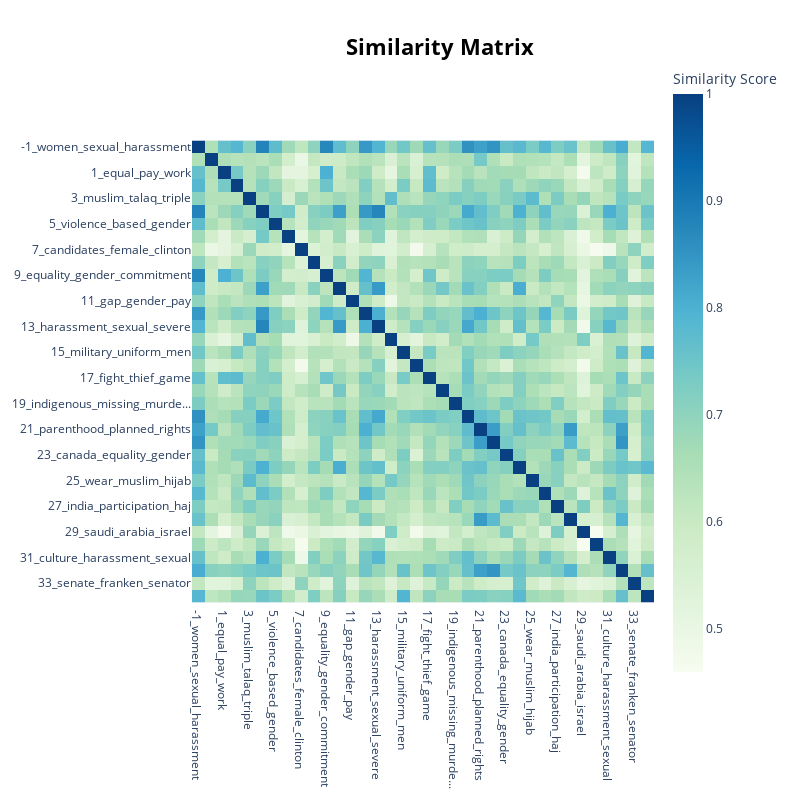

Notebook cell for this chart:
### Code cell
fig5

### Figure 1 — Plotly figure (JSON) as saved in the notebook; plotly's stock layout.template omitted (floating-point values rounded to 4 significant figures; data arrays with more than 128 entries replaced by an {"elided": "..."} marker saying what was removed)
{"data": [{"coloraxis": "coloraxis", "hovertemplate": "x: %{x}<br>y: %{y}<br>Similarity Score: %{z}<extra></extra>", "name": "0", "type": "heatmap", "x": ["-1_women_sexual_harassment", "0_child_care_families", "1_equal_pay_work", "2_sport_sports_equal", "3_muslim_talaq_triple", "4_workplace_harassment_sexual", "5_violence_based_gender", "6_students_sexual_university", "7_candidates_female_clinton", "8_film_hollywood_films", "9_equality_gender_commitment", "10_harassment_sexual_allega...", "11_gap_gender_pay", "12_discrimination_sex_trans...", "13_harassment_sexual_severe", "14_muslim_islam_oppression", "15_military_uniform_men", "16_metoo_movement_sexual", "17_fight_thief_game", "18_fox_news_ailes", "19_indigenous_missing_murde...", "20_speak_sexual_courage", "21_parenthood_planned_rights", "22_rights_human_women", "23_canada_equality_gender", "24_congress_harassment_sexual", "25_wear_muslim_hijab", "26_stereotypes_gender_harmful", "27_india_participation_haj", "28_abortion_rights_right", "29_saudi_arabia_israel", "30_tolerance_zero_policy", "31_culture_harassment_sexual", "32_attack_rights_health", "33_senate_franken_senator", "34_police_men_department"], "xaxis": "x", "y": ["-1_women_sexual_harassment", "0_child_care_families", "1_equal_pay_work", "2_sport_sports_equal", "3_muslim_talaq_triple", "4_workplace_harassment_sexual", "5_violence_based_gender", "6_students_sexual_university", "7_candidates_female_clinton", "8_film_hollywood_films", "9_equality_gender_commitment", "10_harassment_sexual_allega...", "11_gap_gender_pay", "12_discrimination_sex_trans...", "13_harassment_sexual_severe", "14_muslim_islam_oppression", "15_military_uniform_men", "16_metoo_movement_sexual", "17_fight_thief_game", "18_fox_news_ailes", "19_indigenous_missing_murde...", "20_speak_sexual_courage", "21_parenthood_planned_rights", "22_rights_human_women", "23_canada_equality_gender", "24_congress_harassment_sexual", "25_wear_muslim_hijab", "26_stereotypes_gender_harmful", "27_india_participation_haj", "28_abortion_rights_right", "29_saudi_arabia_israel", "30_tolerance_zero_policy", "31_culture_harassment_sexual", "32_attack_rights_health", "33_senate_franken_senator", "34_police_men_department"], "yaxis": "y", "z": {"elided": "36x36 float values"}}], "layout": {"coloraxis": {"colorbar": {"title": {"text": "Similarity Score"}}, "colorscale": [[0, "rgb(247,252,240)"], [0.125, "rgb(224,243,219)"], [0.25, "rgb(204,235,197)"], [0.375, "rgb(168,221,181)"], [0.5, "rgb(123,204,196)"], [0.625, "rgb(78,179,211)"], [0.75, "rgb(43,140,190)"], [0.875, "rgb(8,104,172)"], [1, "rgb(8,64,129)"]]}, "height": 800, "hoverlabel": {"bgcolor": "white", "font": {"family": "Rockwell", "size": 16}}, "legend": {"title": {"text": "Trend"}}, "margin": {"t": 60}, "showlegend": true, "title": {"font": {"color": "Black", "size": 22}, "text": "<b>Similarity Matrix", "x": 0.55, "xanchor": "center", "y": 0.95, "yanchor": "top"}, "width": 800, "xaxis": {"anchor": "y", "constrain": "domain", "domain": [0, 1], "scaleanchor": "y"}, "yaxis": {"anchor": "x", "autorange": "reversed", "constrain": "domain", "domain": [0, 1]}}}
